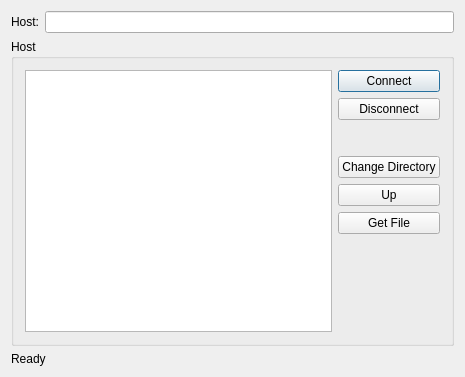
<?xml version="1.0" encoding="UTF-8"?>
<ui version="4.0">
 <class>Dialog</class>
 <widget class="QDialog" name="Dialog">
  <property name="geometry">
   <rect>
    <x>0</x>
    <y>0</y>
    <width>465</width>
    <height>377</height>
   </rect>
  </property>
  <property name="windowTitle">
   <string>Ftp Mini Client</string>
  </property>
  <layout class="QGridLayout" name="gridLayout">
   <item row="2" column="0">
    <widget class="QLabel" name="StatusText">
     <property name="sizePolicy">
      <sizepolicy hsizetype="Preferred" vsizetype="Fixed">
       <horstretch>0</horstretch>
       <verstretch>0</verstretch>
      </sizepolicy>
     </property>
     <property name="text">
      <string>Ready</string>
     </property>
    </widget>
   </item>
   <item row="0" column="0">
    <layout class="QHBoxLayout" name="horizontalLayout">
     <item>
      <widget class="QLabel" name="label">
       <property name="sizePolicy">
        <sizepolicy hsizetype="Preferred" vsizetype="Fixed">
         <horstretch>0</horstretch>
         <verstretch>0</verstretch>
        </sizepolicy>
       </property>
       <property name="text">
        <string>Host:</string>
       </property>
      </widget>
     </item>
     <item>
      <widget class="QLineEdit" name="HostLineEdit">
       <property name="text">
        <string/>
       </property>
      </widget>
     </item>
    </layout>
   </item>
   <item row="1" column="0">
    <widget class="QGroupBox" name="groupBox">
     <property name="sizePolicy">
      <sizepolicy hsizetype="Preferred" vsizetype="Expanding">
       <horstretch>0</horstretch>
       <verstretch>0</verstretch>
      </sizepolicy>
     </property>
     <property name="title">
      <string>Host</string>
     </property>
     <layout class="QHBoxLayout" name="horizontalLayout_2">
      <item>
       <widget class="QListWidget" name="listWidget"/>
      </item>
      <item>
       <layout class="QVBoxLayout" name="verticalLayout">
        <item>
         <widget class="QPushButton" name="connectButton">
          <property name="text">
           <string>Connect</string>
          </property>
         </widget>
        </item>
        <item>
         <widget class="QPushButton" name="DisconnectButton">
          <property name="text">
           <string>Disconnect</string>
          </property>
         </widget>
        </item>
        <item>
         <spacer name="verticalSpacer">
          <property name="orientation">
           <enum>Qt::Vertical</enum>
          </property>
          <property name="sizeType">
           <enum>QSizePolicy::Fixed</enum>
          </property>
          <property name="sizeHint" stdset="0">
           <size>
            <width>20</width>
            <height>30</height>
           </size>
          </property>
         </spacer>
        </item>
        <item>
         <widget class="QPushButton" name="changeDirectoryButton">
          <property name="text">
           <string>Change Directory</string>
          </property>
         </widget>
        </item>
        <item>
         <widget class="QPushButton" name="UpButton">
          <property name="text">
           <string>Up</string>
          </property>
         </widget>
        </item>
        <item>
         <widget class="QPushButton" name="getFileButton">
          <property name="text">
           <string>Get File</string>
          </property>
         </widget>
        </item>
        <item>
         <spacer name="verticalSpacer_2">
          <property name="orientation">
           <enum>Qt::Vertical</enum>
          </property>
          <property name="sizeHint" stdset="0">
           <size>
            <width>20</width>
            <height>40</height>
           </size>
          </property>
         </spacer>
        </item>
       </layout>
      </item>
     </layout>
    </widget>
   </item>
  </layout>
 </widget>
 <layoutdefault spacing="6" margin="11"/>
 <resources/>
 <connections/>
</ui>
